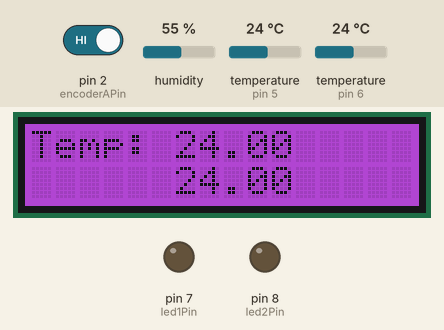
A sketch run on a simulated Arduino Uno, built with avr-gcc and run on an emulated ATmega328P. On the bench: 16×2 character LCD, output pins drawn as LEDs (lit = HIGH). Inputs (shaded band) come from the test bench; at power-on: temperature (sensors on pin 5, pin 6) 24 °C, pin 2 (encoderAPin) HIGH, humidity 55 %. What the sketch prints to the serial monitor is not drawn.

Above: at 3.5 s.
3.6 s: temperature (sensor on pin 5) set to 12 °C
At 6.9 s:
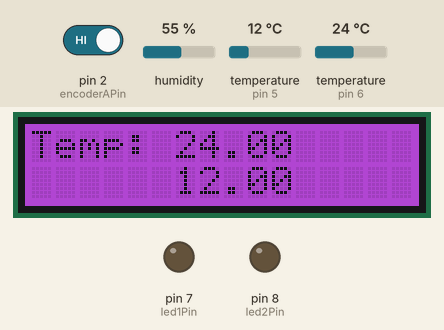
7.6 s: temperature (sensor on pin 6) set to 12 °C
At 9.6 s:
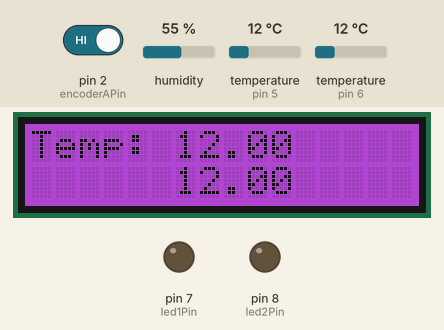
11.6 s: temperature (sensor on pin 5) set to 19 °C
At 15.1 s:
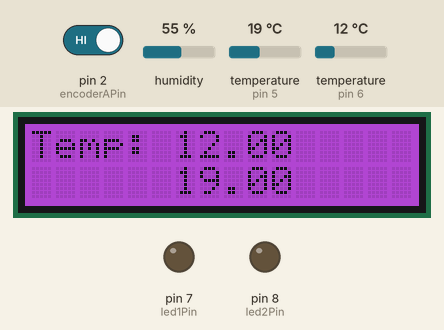
15.8 s: temperature (sensor on pin 6) set to 19 °C
At 17.8 s:
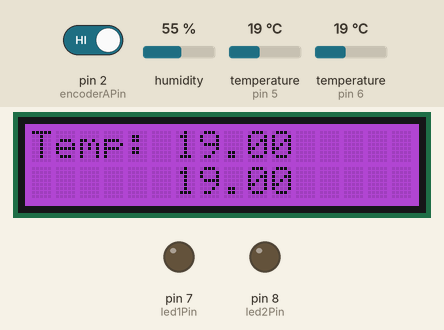
19.8 s: temperature (sensor on pin 5) set to 28 °C
At 20.5 s:
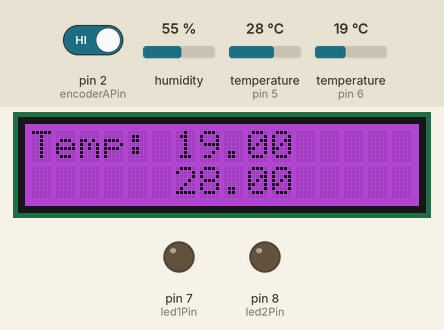
23.8 s: temperature (sensor on pin 6) set to 28 °C
At 27.2 s:
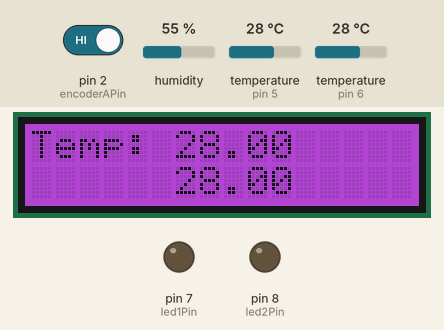
Timing chart, 0 to 28.7 s (numbered marks = the images above; inputs shaded):
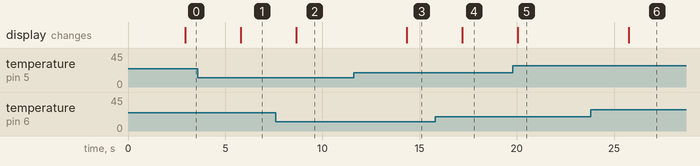

The sketch:

code7.ino
```cpp
#include <OneWire.h>
#include <DallasTemperature.h>
#include "DHT.h"
#include <ArduinoJson.h>
#include <Wire.h>
#include "rgb_lcd.h"


#define ONE_WIRE_BUS 5
#define DHTPIN 6

#define DHTTYPE DHT11   // DHT 22  (AM2302), AM2321


OneWire oneWire(ONE_WIRE_BUS);
DallasTemperature sensors(&oneWire);
DHT dht(DHTPIN, DHTTYPE);

rgb_lcd lcd;


int encoderAPin = 2;
int encoderBPin = 3;
int buttonPin   = 4;
int led1Pin     = 7;
int led2Pin     = 8;

volatile long position = 0;
static long oldPosition = 0;
bool buttonState = false;

void encoderISR() {

  if (digitalRead(encoderBPin) == HIGH) {

    position++; // À COMPLÉTER : que doit-on faire ?
  }
  else {

    position--; // À COMPLÉTER : que doit-on faire ?
  }
}

void setup() {

  pinMode(encoderAPin, INPUT);
  pinMode(encoderBPin, INPUT);
  pinMode(buttonPin, INPUT);
  pinMode(led1Pin, OUTPUT);
  pinMode(led2Pin, OUTPUT);

  Serial.begin(9600);

  sensors.begin();
  dht.begin();

  attachInterrupt(
    digitalPinToInterrupt(encoderAPin),
    encoderISR,
    RISING
  );

  lcd.begin(16, 2);
  lcd.print("Votre appareil");
  lcd.setCursor(0,1);
  lcd.print("est en marche!");

}

void loop() {

  delay(2000);
  float h = dht.readHumidity();
  float t = dht.readTemperature();
  float f = dht.readTemperature(true);

  if (isnan(h) || isnan(t) || isnan(f)) {
    Serial.println(F("Failed to read from DHT sensor!"));
    return;
  }
  // Compute heat index in Fahrenheit (the default)
  float hif = dht.computeHeatIndex(f, h);
  // Compute heat index in Celsius (isFahreheit = false)
  float hic = dht.computeHeatIndex(t, h, false);


  sensors.requestTemperatures(); // Send the command to get temperatures
  float tempC = sensors.getTempCByIndex(0);

  JsonDocument michael;
  michael["temperature"] = t;
  michael["humidite"] = h;
  michael["ds18b20"] = tempC;

  serializeJson(michael, Serial);
  Serial.println();

  if (position != oldPosition) {
  // On mémorise la nouvelle position.
    oldPosition = position;
  }

  //Menu 0 : accueil
  lcd.setCursor(0, 0);
  lcd.print("                     ");
  lcd.setCursor(0, 1);
  lcd.print("                     ");

  if (position % 2 == 0) {

    lcd.setRGB(157, 12, 201);

    lcd.setCursor(0, 0);
    lcd.print("Temp: ");
    lcd.setCursor(6, 0);
    lcd.print(t);
    lcd.setCursor(6, 1);
    lcd.print(tempC);
  }
  else if (position % 2 == 1) {

    lcd.setRGB(187, 102, 20);

    lcd.setCursor(0, 0);
    lcd.print("Humidite:");
    lcd.setCursor(6, 1);
    lcd.print(h);
  }
  Serial.println(position);
}
```

Measured:
- after the input at 3.6 s, the display: changes after 2.2 s (image 1)
- after the input at 7.6 s, the display: changes after 1.1 s (image 2)
- after the input at 11.6 s, the display: changes after 2.7 s (image 3)
- after the input at 15.8 s, the display: changes after 1.4 s (image 4)
- after the input at 19.8 s, the display: changes after 0.25 s (image 5)
- after the input at 23.8 s, the display: changes after 1.9 s (image 6)
